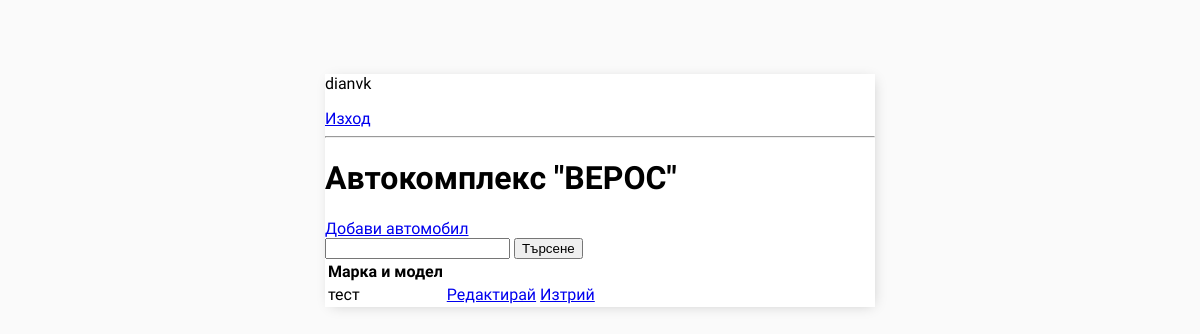
Page / (signed in) on the earlier database version.
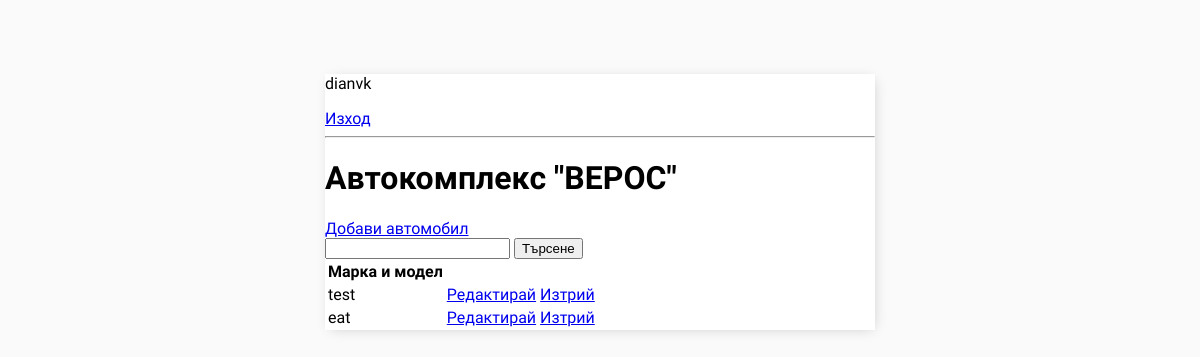
Same page on the later database version.
### base/models.py (models this page shows, shortened)
class Task(models.Model):
    user = models.ForeignKey(
        User, on_delete=models.CASCADE,null=True,blank=True)
    title = models.CharField(max_length = 200)
    description = models.TextField(null=True,blank=True)
    complete = models.BooleanField(default=False)
    create = models.DateTimeField(auto_now_add=True)
    class Meta:
        ordering = ['complete']

### base/views.py (the view)
# urls.py: path('', TaskList.as_view(), name='tasks'),
class TaskList(LoginRequiredMixin, ListView):
    model = Task
    context_object_name = "tasks"
    def get_context_data(self, **kwargs):
        context = super().get_context_data(**kwargs)
        context['tasks'] = context['tasks'].filter(user=self.request.user)
        context['count'] = context['tasks'].filter(complete=False)
        search_input = self.request.GET.get('search-area') or ''
        if search_input:
            context['tasks'] = context['tasks'].filter(
                title__startswith=search_input)
        context['search_input'] = search_input
        return context

### base/templates/base/task_list.html
{% extends 'base/main.html' %}
{% block content %}
{% if request.user.is_authenticated %}
<p>{{request.user}}</p>
<a href="{% url 'logout' %}">Изход</a>
{% else %}
<a href="{% url 'login' %}">Вход</a>
{% endif %}
<hr>
<h1>Автокомплекс "ВЕРОС" {{color}}</h1>
<a href="{% url 'task-create' %}">Добави автомобил</a>
<form method="GET">
    <input type="text" name='search-area' value="{{search_input}}">
    <input type="submit" value="Търсене">
</form>
<table>
    <tr>
        <th>Марка и модел</th>
        <th></th>
    </tr>
    {% for task in tasks %}
    <tr>
        <td>{{task.title}}</td>
        <td><a href="{% url 'task-update' task.id %}">Редактирай</a></td>
        <td><a href="{% url 'task-delete' task.id %}">Изтрий</a></td>
    </tr>
    {% empty %}
        <h3>Няма добавени автомобили</h3>
    {% endfor %}
</table>
{% endblock content %}

Differences in the rows shown:
removed Task: title "тест"
added Task: title "test"
added Task: title "eat"
